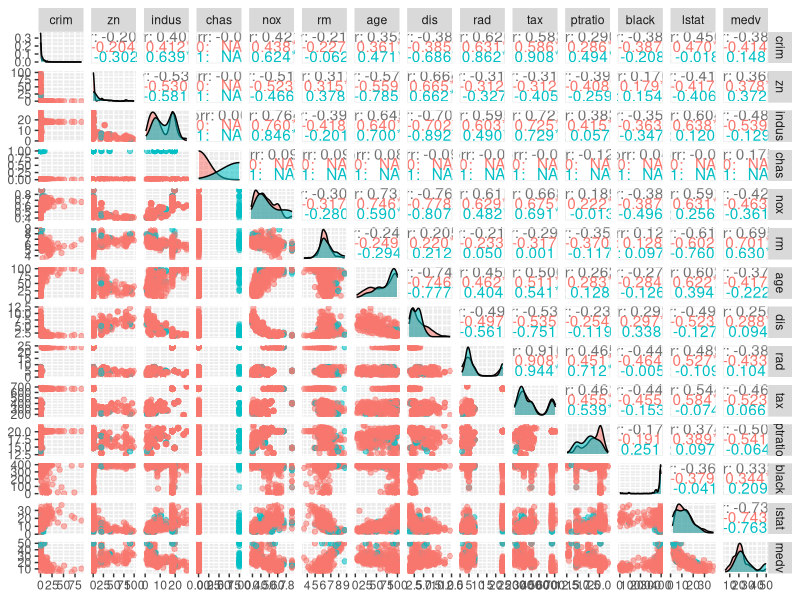

Write the R code that produced this figure.
## ---- chunk 1
knitr::opts_chunk$set(echo = TRUE)
## ---- chunk 2
library(MASS)
library(ggplot2)
library(GGally)
str(Boston)
summary(Boston)

ggpairs(Boston, mapping = aes(col=as.factor(chas), alpha=0.3))
